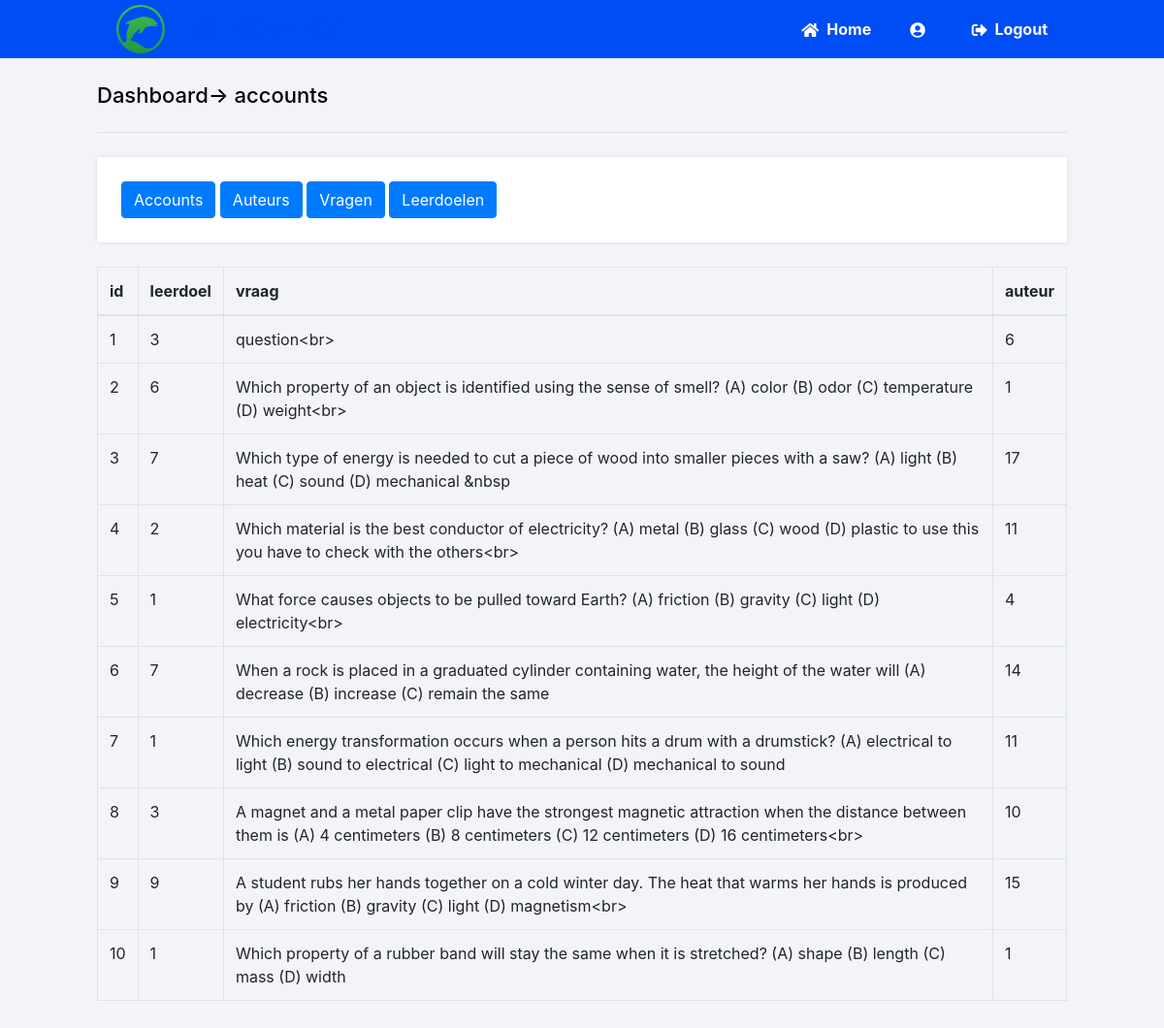
Screenshot of /home/vragen with the database file from the repository.
### tables this page shows
CREATE TABLE "vragen" (
  `id` integer NOT NULL
,  "leerdoel" integer DEFAULT NULL
,  "vraag" text NOT NULL
,  "auteur" integer DEFAULT NULL
);

### main.py (the view)
@app.route('/home/vragen')
@app.route('/home/vragen/<int:start>/<int:eind>')
def vragen(start=0, eind=10):
    cursor = connection.cursor()
    cursor.execute(f"SELECT * FROM vragen")
    columns = [columns[0] for columns in cursor.description]
    rows = cursor.fetchall()
    rows = rows[start:eind]
    return render_template('vragen.html', rows=rows, columns=columns)

### templates/vragen.html (shortened to what this page needs)
{% extends 'layout.html' %}
{% block content %}
<h2>Dashboard-> accounts</h2>
<div>
    <a href='/home' class='btn btn-primary'>Accounts</a>
    <a href='/home/auteurs' class='btn btn-primary'>Auteurs</a>
    <a href='/home/vragen' class='btn btn-primary'>Vragen</a>
    <a href='/home/leerdoelen' class='btn btn-primary'>Leerdoelen</a>
</div>
<table class='table table-bordered'>
    <tr>
        {% for column in columns %}
        <th>{{ column }}</th>
        {% endfor %}
    </tr>
    <tbody>
        {% for row in rows %}
        <tr>
            {% for field in row %}
            <td>{{ field }}</td>
            {% endfor %}
        </tr>
        {% endfor %}
    </tbody>
</table>
</body>
</html>
{% endblock %}

### static/style.css (style rules this page uses)
* { -webkit-box-sizing: border-box; box-sizing: border-box; font-family: -apple-system, BlinkMacSystemFont, "segoe ui", roboto, oxygen, ubuntu, cantarell, "fira sans", "droid sans", "helvetica neue", Arial, sans-serif; font-size: 16px; -webkit-font-smoothing: antialiased; -moz-osx-font-smoothing: grayscale; }
body { background-color: #f0f2f5; margin: 0; }
body.loggedin { background-color: #f3f4f7; }
.content h2 { margin: 0; padding: 25px 0; font-size: 22px; border-bottom: 1px solid #e0e0e3; color: #000; }
.content > p, .content > div { -webkit-box-shadow: 0 0 5px 0 rgba(0, 0, 0, 0.1); box-shadow: 0 0 5px 0 rgba(0, 0, 0, 0.1); margin: 25px 0; padding: 25px; background-color: #fff; }

### rows the page displays
vragen: row "1" "3" "6", vraag "question<br>"
vragen: row "2" "6" "1", vraag "Which property of an object is identified using the sense of smell? (A) color (B) odor (C) temperature (D) weight<br>"
vragen: row "3" "7" "17", vraag "Which type of energy is needed to cut a piece of wood into smaller pieces with a saw? (A) light (B) heat (C) sound (D) mechanical &nbsp"
vragen: row "4" "2" "11", vraag "Which material is the best conductor of electricity? (A) metal (B) glass (C) wood (D) plastic to use this you have to check with the others<br>"
vragen: row "5" "1" "4", vraag "What force causes objects to be pulled toward Earth? (A) friction (B) gravity (C) light (D) electricity<br>"
vragen: row "6" "7" "14", vraag "When a rock is placed in a graduated cylinder containing water, the height of the water will (A) decrease (B) increase (C) remain the same"
vragen: row "7" "1" "11", vraag "Which energy transformation occurs when a person hits a drum with a drumstick? (A) electrical to light (B) sound to electrical (C) light to mechanical (D) mechanical to sound"
vragen: row "8" "3" "10", vraag "A magnet and a metal paper clip have the strongest magnetic attraction when the distance between them is (A) 4 centimeters (B) 8 centimeters (C) 12 centimeters (D) 16 centimeters<br>"
vragen: row "9" "9" "15", vraag "A student rubs her hands together on a cold winter day. The heat that warms her hands is produced by (A) friction (B) gravity (C) light (D) magnetism<br>"
vragen: row "10" "1" "1", vraag "Which property of a rubber band will stay the same when it is stretched? (A) shape (B) length (C) mass (D) width"

### other values shown
{{ column }} "id" "leerdoel" "vraag" "auteur"
